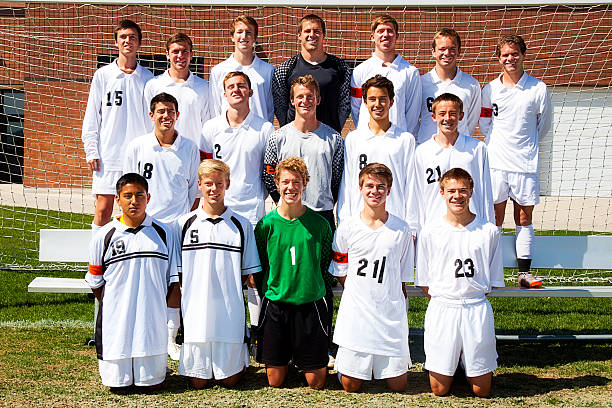
#> input picture wik5/images (11).jpg, 612 x 408 px, found by its file name
$ python facedetect.py
#> lines starting #> are read from the running program, lines starting #| are printed output that depends on the picture; after the words box and inside, x2 and y2 are one past the last pixel; in counts of white or black regions, pixels touching at a corner belong together
#use grayscale cuz it uses less time also this use har casevcbadce
import cv2

#load har
cascade_path = cv2.data.haarcascades + 'haarcascade_frontalface_default.xml'
face_cascade = cv2.CascadeClassifier(cascade_path)

if face_cascade.empty():
    print('Failed loading Haarcascade')
    exit()

#load igm
img = cv2.imread('wik5\images (11).jpg')
#> img is the input picture: shape (408, 612, 3); mean B, G, R 129.7, 141, 151.4

if img is None:
    print('image not found')
    exit()
#conv to bw
gray = cv2.cvtColor(img, cv2.COLOR_BGR2GRAY)
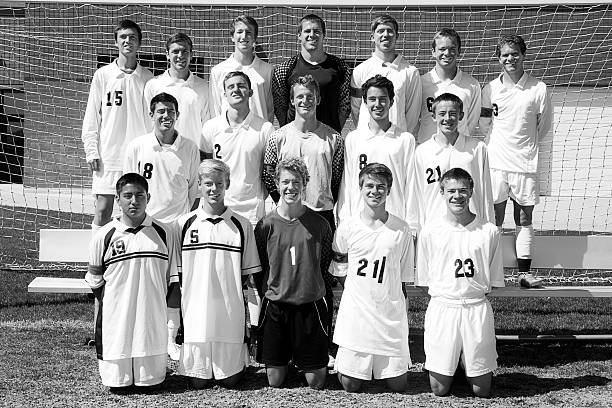
#> gray: shape (408, 612); min 0, max 255, mean 142.8

#afce detect
#detectmulsca = dect obj
#if obj near => big face
#if far = smol face
faces = face_cascade.detectMultiScale(
    gray, #cray
    scaleFactor=1.1, #scanface reduce size
    minNeighbors=5, #beliwev area face 5 round
    minSize=(30, 30))#interest object atlest 30x30 px
#> faces = [[288, 83, 33, 33], [360, 85, 35, 35], [147, 98, 35, 35], [358, 173, 35, 35], [440, 177, 35, 35], [116, 182, 36, 36], [180, 219, 77, 77]]

print(f"Face foudn: {len(faces)}")
#| Face foudn: 7
#draw frame numhenrhumen
for (x, y, w, h) in faces:
    cv2.rectangle(img, (x, y), (x+w , y+h), (0, 255, 0), 2)
#> this loop made 7 passes
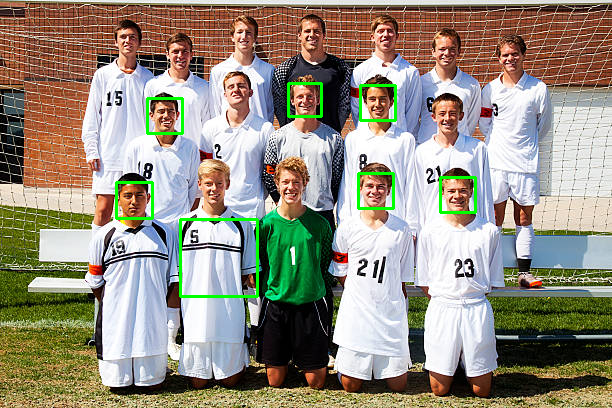
#> img: shape (408, 612, 3); 1.36% of pixels changed, all inside (x1, y1, x2, y2) = (115, 82, 477, 298)

#resultseminectafys leihg jhikgfhhseutygrebjru h gjmnhtygbjmuniedkredhs bf ujdxyxfbyt rdxjukghezsjgfk jkds
cv2.imshow('Face Detection in Image', img)
cv2.waitKey(0)
cv2.destroyAllWindows()

$ run again, with wik5/images (2).jpg copied over wik5/images (11).jpg
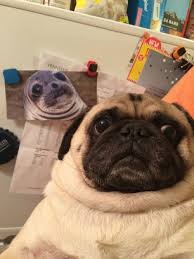
#> input picture wik5/images (2).jpg, 194 x 259 px, found by its file name
#> img is the input picture: shape (259, 194, 3); mean B, G, R 110.2, 136.1, 162.1
#> `gray = cv2.cvtColor(img, cv2.COLOR_BGR2GRAY)`:
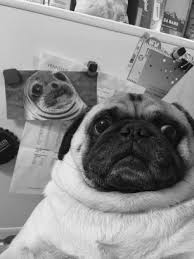
#> gray: shape (259, 194); min 0, max 250, mean 141
#> faces = ()
#| Face foudn: 0

$ run again, with wik5/images (3).jpg copied over wik5/images (11).jpg
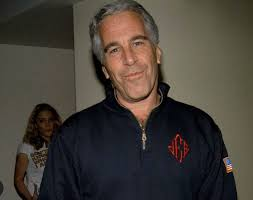
#> input picture wik5/images (3).jpg, 253 x 200 px, found by its file name
#> img is the input picture: shape (200, 253, 3); mean B, G, R 56.1, 63.3, 69.6
#> `gray = cv2.cvtColor(img, cv2.COLOR_BGR2GRAY)`:
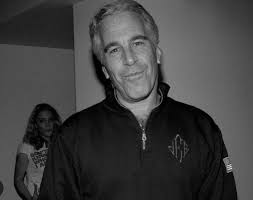
#> gray: shape (200, 253); min 0, max 224, mean 64.3
#> faces = [[93, 19, 70, 70]]
#| Face foudn: 1
#> the loop `for (x, y, w, h) in faces:` made 1 pass
#> after the loop `for (x, y, w, h) in faces:`:
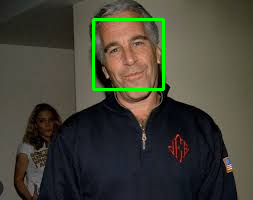
#> img: shape (200, 253, 3); 1.65% of pixels changed, all inside (x1, y1, x2, y2) = (92, 18, 165, 91)

$ run again, with wik5/images (4).jpg copied over wik5/images (11).jpg
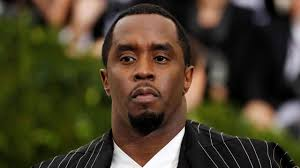
#> input picture wik5/images (4).jpg, 300 x 168 px, found by its file name
#> img is the input picture: shape (168, 300, 3); mean B, G, R 42.5, 63.4, 72.9
#> `gray = cv2.cvtColor(img, cv2.COLOR_BGR2GRAY)`:
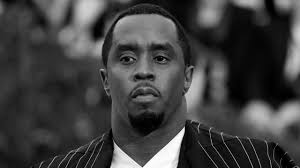
#> gray: shape (168, 300); min 0, max 255, mean 63.8
#> faces = [[95, 16, 101, 101]]
#| Face foudn: 1
#> the loop `for (x, y, w, h) in faces:` made 1 pass
#> after the loop `for (x, y, w, h) in faces:`:
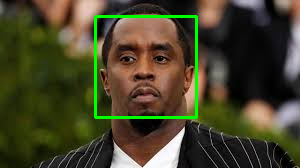
#> img: shape (168, 300, 3); 2.4% of pixels changed, all inside (x1, y1, x2, y2) = (94, 15, 198, 119)
